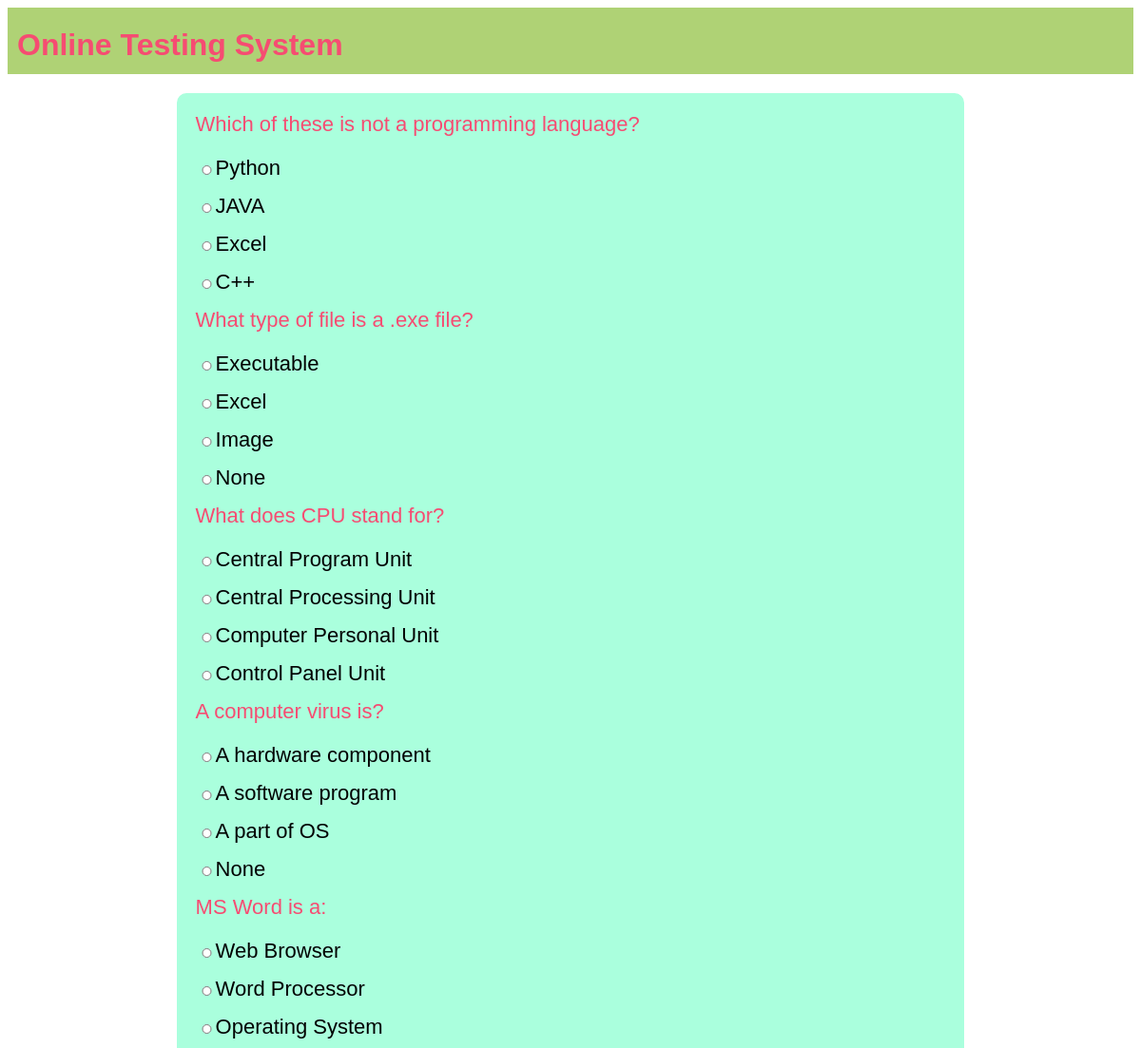
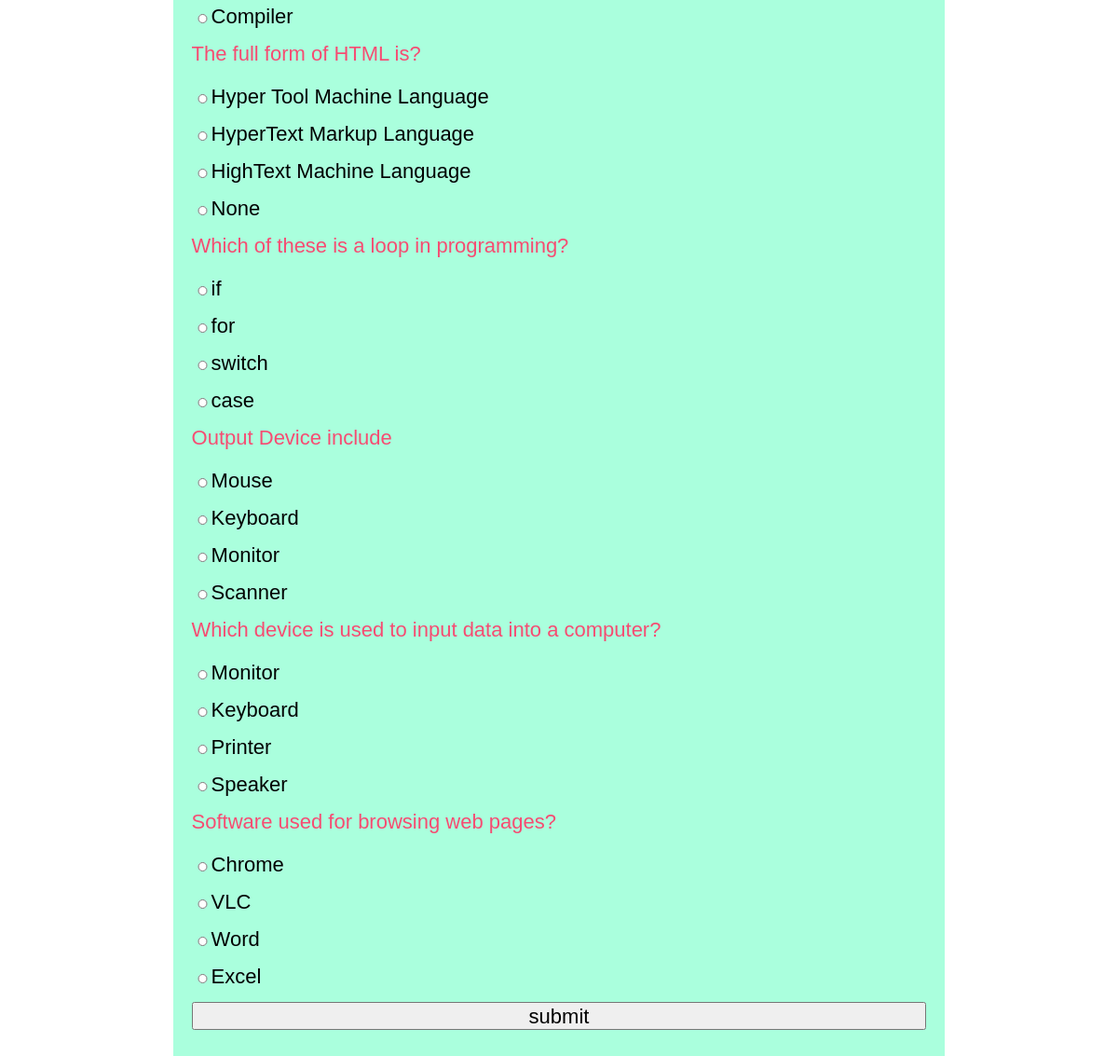
The app's page /Ots/test-paper?n=10 with its own data (2 pictures, top to bottom).
### Ots/models.py (models this page shows)
class Question(models.Model):
    qid=models.BigAutoField(primary_key=True,auto_created=True)
    que=models.TextField()  #bcs charfiled support only 255 character
    a=models.CharField(max_length=255)
    b=models.CharField(max_length=255)
    c=models.CharField(max_length=255)
    d=models.CharField(max_length=255)
    ans=models.CharField(max_length=255)

### Ots/views.py (the view)
# urls.py: path('test-paper',testPaper,name='testpaper'),
def testPaper(request):
    if 'name' not in request.session.keys():
        res=HttpResponseRedirect("login")
    n=int(request.GET['n'])
    question_pools=list(Question.objects.all())
    random.shuffle(question_pools)
    questions_list=question_pools[:n]
    context={'questions':questions_list}
    res=render(request,'testpaper.html',context)
    return res

### Ots/templates/testpaper.html (shortened to what this page needs)
{% extends 'main.html' %}
{%block content%}
    <form action="{% url 'Ots:calculateTest' %}" method="post">
        {% for question in questions %}
        <div class="question">
            {{question.que}}
        </div>
        <div class="option">
            <input type="radio" name="q{{question.qid}}" value="a">{{question.a}}
        </div>
        <div class="option">
            <input type="radio" name="q{{question.qid}}" value="b">{{question.b}}
        </div>
        <div class="option">
            <input type="radio" name="q{{question.qid}}" value="c">{{question.c}}
        </div>
        <div class="option">
            <input type="radio" name="q{{question.qid}}" value="d">{{question.d}}
        </div>
        {% endfor %}
        <div>
            <input type="submit" value="submit">
        </div>
    </form>
{%endblock content%}

### Ots/static/theme.css (style rules this page uses)
* { font-family: 'Gill Sans', 'Gill Sans MT', Calibri, 'Trebuchet MS', sans-serif; }

### Ots/static/formstyle.css (style rules this page uses)
form { box-sizing: border-box; padding: 20px; border-radius: 10px; background-color: #afd; display: table; width: 100%; }
input { display: block; width: 100%; margin-bottom: 20px; height: 30px; font-size: 22px; }
.question { color: #f64c72; font-size: 22px; margin-bottom: 20px; }
.option { font-size: 22px; }
.option input { display: inline; width: fit-content; height: 10px; }

### records on screen
Question: que "Which of these is not a programming language?", a "Python", b "JAVA", c "Excel", d "C++"
Question: que "What type of file is a .exe file?", a "Executable", b "Excel", c "Image", d "None"
Question: que "What does CPU stand for?", a "Central Program Unit", b "Central Processing Unit", c "Computer Personal Unit", d "Control Panel Unit"
Question: que "A computer virus is?", a "A hardware component", b "A software program", c "A part of OS", d "None"
Question: que "MS Word is a:", a "Web Browser", b "Word Processor", c "Operating System", d "Compiler"
Question: que "The full form of HTML is?", a "Hyper Tool Machine Language", b "HyperText Markup Language", c "HighText Machine Language", d "None"
Question: que "Which of these is a loop in programming?", a "if", b "for", c "switch", d "case"
Question: que "Output Device include", a "Mouse", b "Keyboard", c "Monitor", d "Scanner"
Question: que "Which device is used to input data into a computer?", a "Monitor", b "Keyboard", c "Printer", d "Speaker"
Question: que "Software used for browsing web pages?", a "Chrome", b "VLC", c "Word", d "Excel"
